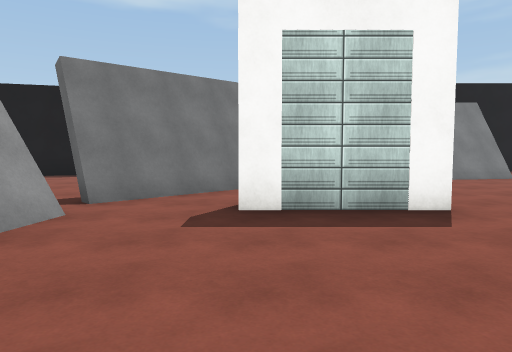
View 1 (above)

21 first-person views from a walk through a scene from a Unity 3-D project. The camera is 1.4 m above the floor, tilts 4° down and sees 70° across. The floor is counted in squares, 2 m on a side. Each view is taken from the middle of a square. On the plan, view 1 faces up. The plan holds only what a view shows up to about 11 squares ahead; the rest is blank. The place goes on beyond the plan. The player is left out. Surface patterns are stand-ins for the level's own textures.

View 2
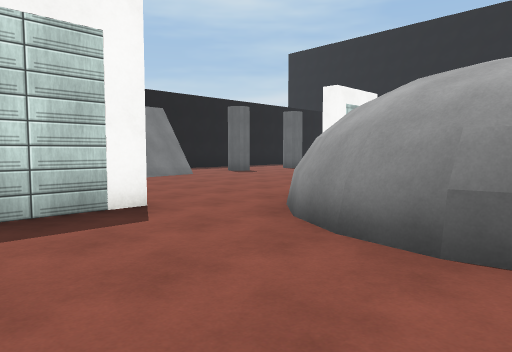

View 3
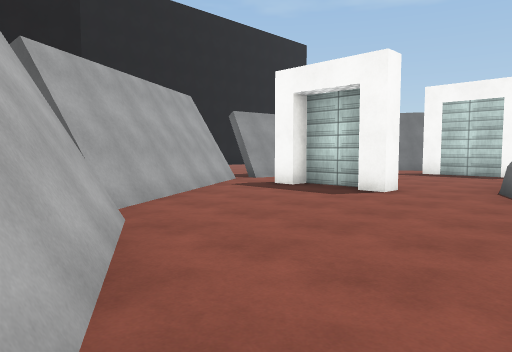

View 4
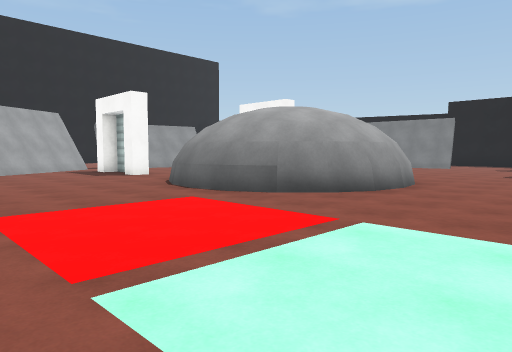

View 5
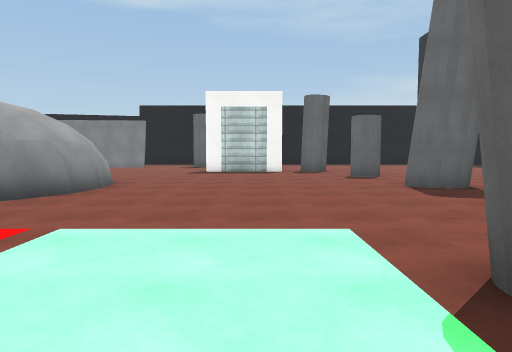

View 6
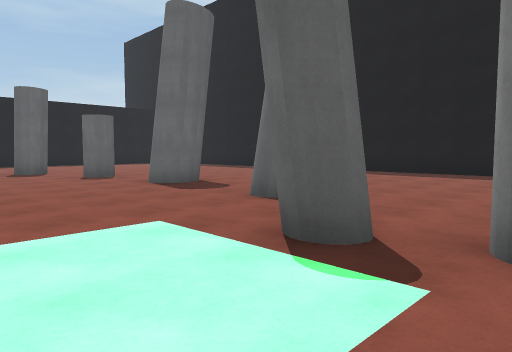

View 7
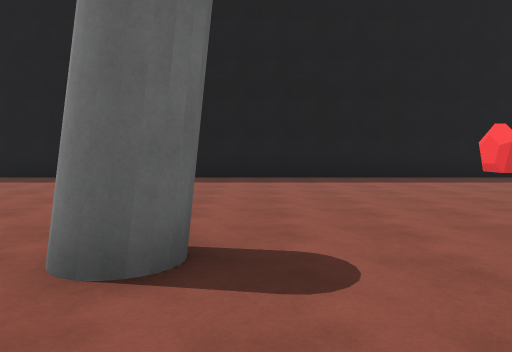

View 8
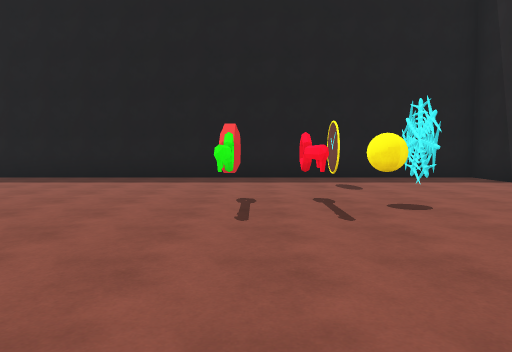

View 9
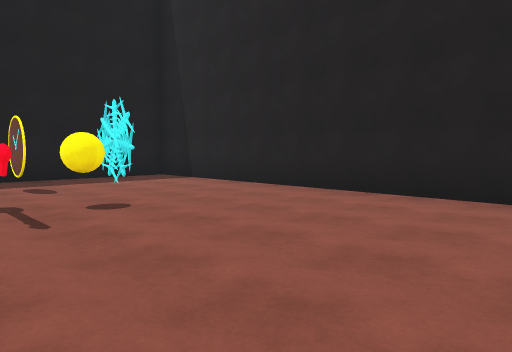

View 10
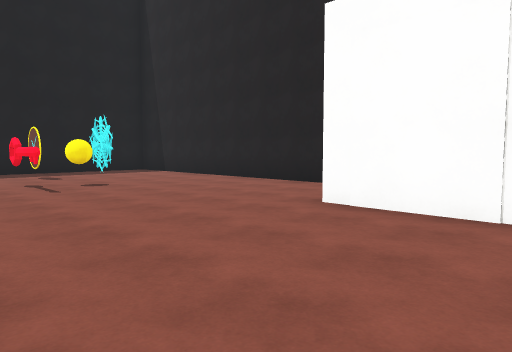

View 11
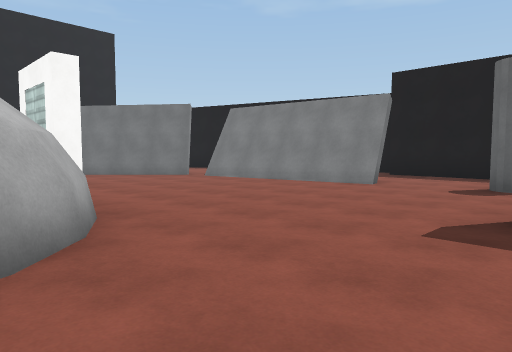

View 12
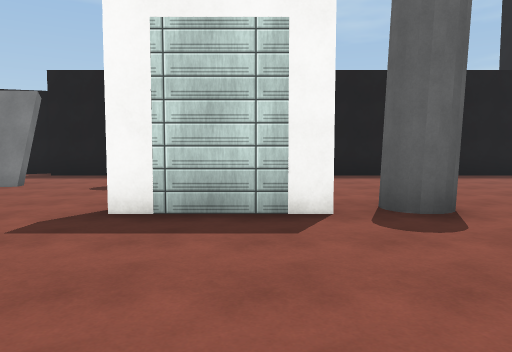

View 13
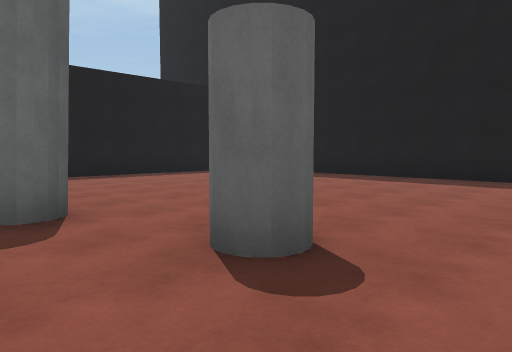

View 14
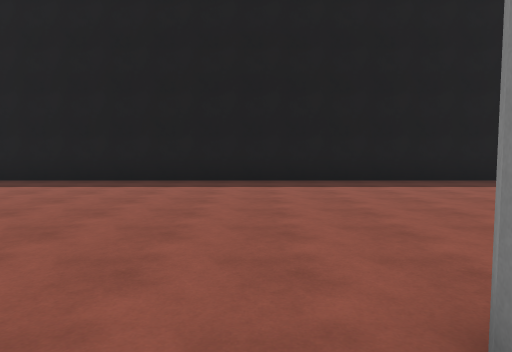

View 15
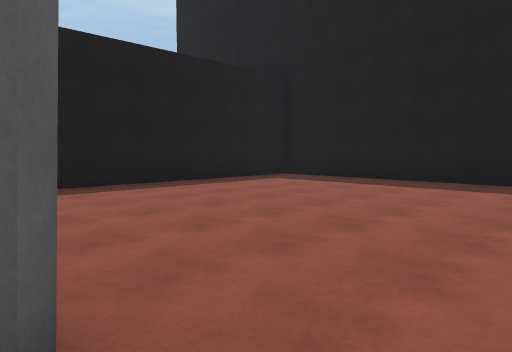

View 16
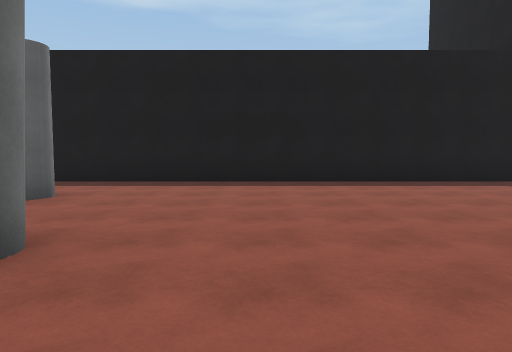

View 17
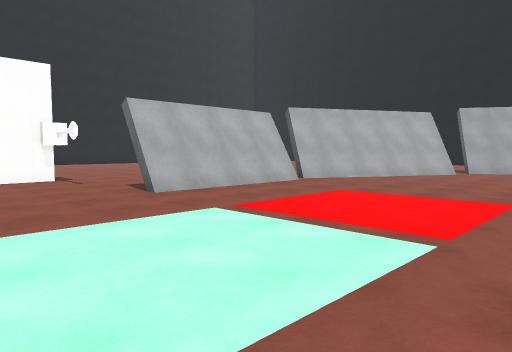

View 18
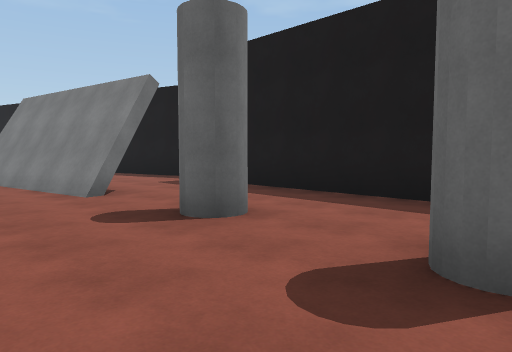

View 19
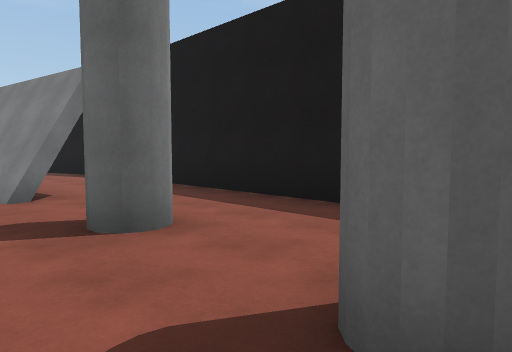

View 20
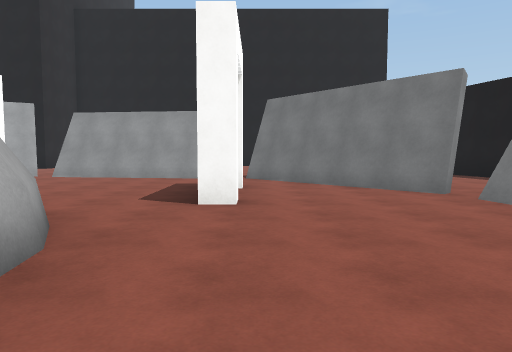

View 21
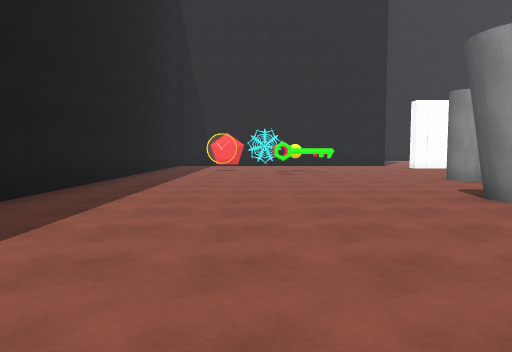

### Floor plan
Key: @ floor where view 1 was taken; # wall or solid block; x gap in a wall; . floor; C cylinder; K key; B ball; L clock; O other object.
Columns run from 6 left of view 1 to 22 right of it. Each row starts with its distance up from view 1.
 13        ######################
 12       ##....................#
 11 ####. ......................#
 10 #.....   ......#............#
  9  ..  ...#####.....#.........#
  8  ..   ##....................#
  7   .. ##.....................#
  6    .##..........##.#........#
  5    .#.......................#
  4    ##.###...........C.......#
  3    #......####..............#
  2    #.....##  #..............#
  1    #.....#   ##.....##......#
  0   .#..@..##  ##.............#
 -1   .#.###..####..............#
 -2    ##...............#.......#
 -3     #.......................#
 -4     ##.............#........#
 -5      #......................#
 -6       ##...........#........#
 -7        ###..................#
 -8          ##x###........K. ..#
 -9               .........K....#
-10               .........B.L..#
-11              ..O##...... ...#
-12              ...  ..........#
-13               ..   .........#
-14                    ##########

Positions as (right, up) in squares from view 1, and headings:
1: (0, 0), facing up
2: (0, 0), facing up-right
3: (4, -7), facing up-left
4: (11, -6), facing up-left
5: (11, -6), facing up
6: (10, -6), facing up-right
7: (12, -3), facing right
8: (12, -8), facing right
9: (12, -8), facing down-right
10: (9, -7), facing down-right
11: (10, 2), facing up-left
12: (11, 2), facing up
13: (12, 2), facing up-right
14: (13, 5), facing right
15: (13, 5), facing up-right
16: (15, 4), facing up
17: (12, -2), facing down-left
18: (12, 7), facing up-left
19: (12, 8), facing up-left
20: (7, 5), facing left
21: (18, 3), facing down
